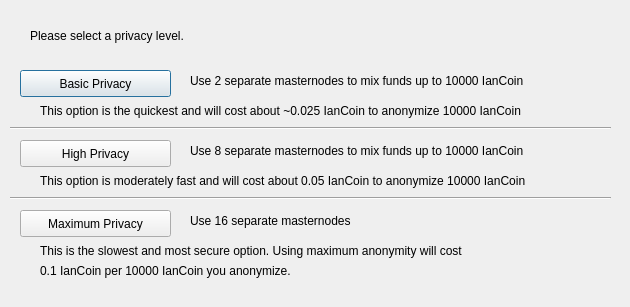
<?xml version="1.0" encoding="UTF-8"?>
<ui version="4.0">
 <class>ObfuscationConfig</class>
 <widget class="QDialog" name="ObfuscationConfig">
  <property name="geometry">
   <rect>
    <x>0</x>
    <y>0</y>
    <width>630</width>
    <height>307</height>
   </rect>
  </property>
  <property name="windowTitle">
   <string>Configure Obfuscation</string>
  </property>
  <widget class="QPushButton" name="buttonBasic">
   <property name="geometry">
    <rect>
     <x>20</x>
     <y>70</y>
     <width>151</width>
     <height>27</height>
    </rect>
   </property>
   <property name="text">
    <string>Basic Privacy</string>
   </property>
  </widget>
  <widget class="QPushButton" name="buttonHigh">
   <property name="geometry">
    <rect>
     <x>20</x>
     <y>140</y>
     <width>151</width>
     <height>27</height>
    </rect>
   </property>
   <property name="text">
    <string>High Privacy</string>
   </property>
  </widget>
  <widget class="QPushButton" name="buttonMax">
   <property name="geometry">
    <rect>
     <x>20</x>
     <y>210</y>
     <width>151</width>
     <height>27</height>
    </rect>
   </property>
   <property name="text">
    <string>Maximum Privacy</string>
   </property>
  </widget>
  <widget class="QLabel" name="label">
   <property name="geometry">
    <rect>
     <x>30</x>
     <y>20</y>
     <width>571</width>
     <height>31</height>
    </rect>
   </property>
   <property name="text">
    <string>Please select a privacy level.</string>
   </property>
  </widget>
  <widget class="QLabel" name="label_2">
   <property name="geometry">
    <rect>
     <x>190</x>
     <y>70</y>
     <width>421</width>
     <height>21</height>
    </rect>
   </property>
   <property name="text">
    <string>Use 2 separate masternodes to mix funds up to 10000 IanCoin</string>
   </property>
  </widget>
  <widget class="QLabel" name="label_3">
   <property name="geometry">
    <rect>
     <x>190</x>
     <y>140</y>
     <width>411</width>
     <height>21</height>
    </rect>
   </property>
   <property name="text">
    <string>Use 8 separate masternodes to mix funds up to 10000 IanCoin</string>
   </property>
  </widget>
  <widget class="QLabel" name="label_4">
   <property name="geometry">
    <rect>
     <x>190</x>
     <y>210</y>
     <width>421</width>
     <height>21</height>
    </rect>
   </property>
   <property name="text">
    <string>Use 16 separate masternodes</string>
   </property>
  </widget>
  <widget class="QLabel" name="label_6">
   <property name="geometry">
    <rect>
     <x>40</x>
     <y>100</y>
     <width>561</width>
     <height>21</height>
    </rect>
   </property>
   <property name="text">
    <string>This option is the quickest and will cost about ~0.025 IanCoin to anonymize 10000 IanCoin</string>
   </property>
  </widget>
  <widget class="QLabel" name="label_7">
   <property name="geometry">
    <rect>
     <x>40</x>
     <y>170</y>
     <width>561</width>
     <height>21</height>
    </rect>
   </property>
   <property name="text">
    <string>This option is moderately fast and will cost about 0.05 IanCoin to anonymize 10000 IanCoin</string>
   </property>
  </widget>
  <widget class="QLabel" name="label_8">
   <property name="geometry">
    <rect>
     <x>40</x>
     <y>240</y>
     <width>561</width>
     <height>21</height>
    </rect>
   </property>
   <property name="text">
    <string>This is the slowest and most secure option. Using maximum anonymity will cost</string>
   </property>
  </widget>
  <widget class="QLabel" name="label_9">
   <property name="geometry">
    <rect>
     <x>40</x>
     <y>260</y>
     <width>561</width>
     <height>21</height>
    </rect>
   </property>
   <property name="text">
    <string>0.1 IanCoin per 10000 IanCoin you anonymize.</string>
   </property>
  </widget>
  <widget class="Line" name="line">
   <property name="geometry">
    <rect>
     <x>10</x>
     <y>120</y>
     <width>601</width>
     <height>16</height>
    </rect>
   </property>
   <property name="orientation">
    <enum>Qt::Horizontal</enum>
   </property>
  </widget>
  <widget class="Line" name="line_2">
   <property name="geometry">
    <rect>
     <x>10</x>
     <y>190</y>
     <width>601</width>
     <height>16</height>
    </rect>
   </property>
   <property name="orientation">
    <enum>Qt::Horizontal</enum>
   </property>
  </widget>
 </widget>
 <resources/>
 <connections/>
</ui>
